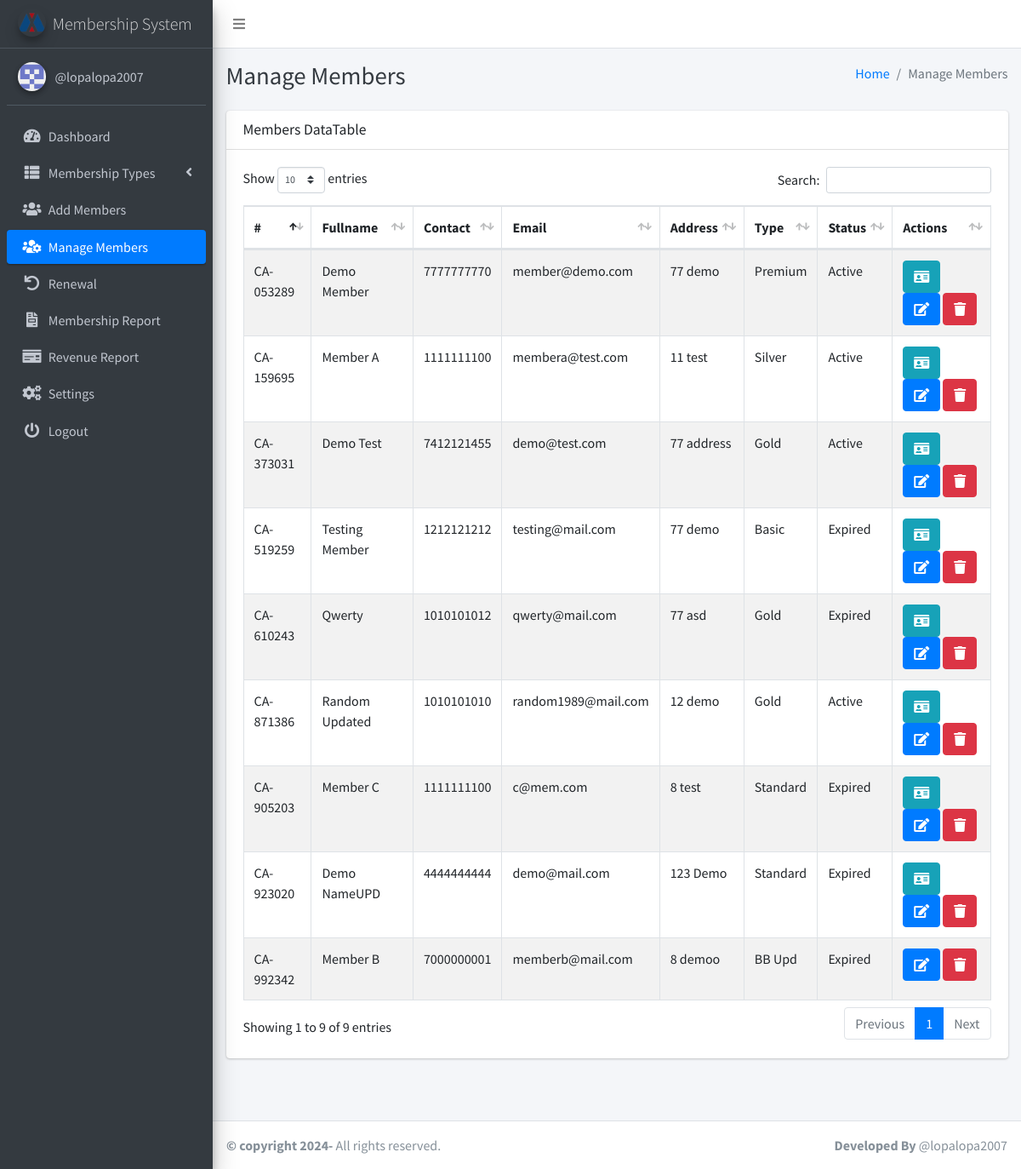
/manage_members.php (signed in), run on the app's committed database.
### tables this page shows
CREATE TABLE `settings` (
  `id` int(11) NOT NULL,
  `system_name` varchar(255) NOT NULL,
  `logo` varchar(255) NOT NULL,
  `currency` varchar(50) NOT NULL
);

CREATE TABLE `members` (
  `id` int(11) NOT NULL,
  `fullname` varchar(255) NOT NULL,
  `dob` date NOT NULL,
  `gender` varchar(10) NOT NULL,
  `contact_number` varchar(20) NOT NULL,
  `email` varchar(255) NOT NULL,
  `address` varchar(255) NOT NULL,
  `country` varchar(255) NOT NULL,
  `postcode` varchar(20) NOT NULL,
  `occupation` varchar(255) NOT NULL,
  `membership_type` int(11) NOT NULL,
  `membership_number` varchar(20) NOT NULL,
  `created_at` timestamp NOT NULL DEFAULT current_timestamp(),
  `photo` varchar(255) NOT NULL,
  `expiry_date` date DEFAULT NULL
);

CREATE TABLE `membership_types` (
  `id` int(11) NOT NULL,
  `type` varchar(255) NOT NULL,
  `amount` int(11) NOT NULL
);

### manage_members.php (the view, shortened to what this page needs)
<?php
include('includes/config.php');
$selectQuery = "SELECT * FROM members ORDER BY created_at DESC";
$result = $conn->query($selectQuery);
?>
<?php include('includes/header.php');?>
<body class="hold-transition sidebar-mini layout-fixed layout-navbar-fixed layout-footer-fixed">
<div class="wrapper">
  <?php include('includes/nav.php');?>
 <?php include('includes/sidebar.php');?>
  <div class="content-wrapper">
  <?php include('includes/pagetitle.php');?>
    <section class="content">
      <div class="container-fluid">
        <div class="row">
        <div class="col-12">
        <div class="card">
    <div class="card-header">
        <h3 class="card-title">Members DataTable</h3>
    </div>
    <div class="card-body">
    <table id="example1" class="table table-bordered table-striped">
        <thead>
            <tr>
                <th>#</th>
                <th>Fullname</th>
                <th>Contact</th>
                <th>Email</th>
                <th>Address</th>
                <th>Type</th>
                <th>Status</th>
                <th>Actions</th>
            </tr>
        </thead>
        <tbody>
            <?php
            while ($row = $result->fetch_assoc()) {
                $expiryDate = strtotime($row['expiry_date']);
                $currentDate = time();
                $daysDifference = floor(($expiryDate - $currentDate) / (60 * 60 * 24));
                $membershipStatus = ($daysDifference < 0) ? 'Expired' : 'Active';
                $membershipTypeId = $row['membership_type'];
                $membershipTypeQuery = "SELECT type FROM membership_types WHERE id = $membershipTypeId";
                $membershipTypeResult = $conn->query($membershipTypeQuery);
                $membershipTypeRow = $membershipTypeResult->fetch_assoc();
                $membershipTypeName = ($membershipTypeRow) ? $membershipTypeRow['type'] : 'Unknown';
                echo "<tr>";
                echo "<td>{$row['membership_number']}</td>";
                echo "<td>{$row['fullname']}</td>";
                echo "<td>{$row['contact_number']}</td>";
                echo "<td>{$row['email']}</td>";
                echo "<td>{$row['address']}</td>";
                echo "<td>{$membershipTypeName}</td>";
                echo "<td>{$membershipStatus}</td>";
                echo "<td>";
                if (!empty($row['expiry_date'])) {
                    echo "<a href='memberProfile.php?id={$row['id']}' class='btn btn-info'><i class='fas fa-id-card'></i></a>";
                }
                echo "
                    <a href='edit_member.php?id={$row['id']}' class='btn btn-primary'><i class='fas fa-edit'></i></a>
                    <button class='btn btn-danger' onclick='deleteMember({$row['id']})'><i class='fas fa-trash'></i></button>
                </td>";
                echo "</tr>";
            }
            ?>
        </tbody>
    </table>
</div>
</div>
          </div>
        </div>
      </div>
    </section>
  </div>
</div>
<?php include('includes/footer.php');?>
</body>
</html>

### includes/sidebar.php (shortened to what this page needs)
<?php
$current_page = basename($_SERVER['PHP_SELF']);
?>
 <aside class="main-sidebar sidebar-dark-primary elevation-4">
    <a href="" class="brand-link">
    <img src="<?php echo getLogoUrl(); ?>" alt="Logo" class="brand-image img-circle elevation-3" style="opacity: .8">
    <span class="brand-text font-weight-light"><?php echo getSystemName(); ?></span>
</a>
<?php
function getSystemName()
{
    global $conn;
    $systemNameQuery = "SELECT system_name FROM settings";
    $systemNameResult = $conn->query($systemNameQuery);
    if ($systemNameResult->num_rows > 0) {
        $systemNameRow = $systemNameResult->fetch_assoc();
        return $systemNameRow['system_name'];
    } else {
        return '@lopalopa2007';
    }
}
function getLogoUrl()
{
    global $conn;
    $logoQuery = "SELECT logo FROM settings";
    $logoResult = $conn->query($logoQuery);
    if ($logoResult->num_rows > 0) {
        $logoRow = $logoResult->fetch_assoc();
        return $logoRow['logo'];
    } else {
        return 'dist/img/AdminLTELogo.png';
    }
}
?>
    <div class="sidebar">
      <div class="user-panel mt-3 pb-3 mb-3 d-flex">
        <div class="image">
          <img src="dist/img/2382414.png" class="img-circle elevation-2" alt="User Image">
        </div>
        <div class="info">
          <a href="#" class="d-block">@lopalopa2007</a>
        </div>
      </div>
      <nav class="mt-2">
        <ul class="nav nav-pills nav-sidebar flex-column" data-widget="treeview" role="menu" data-accordion="false">
          <li class="nav-item">
            <a href="dashboard.php" class="nav-link <?php echo ($current_page == 'dashboard.php') ? 'active' : ''; ?>">
              <i class="nav-icon fas fa-tachometer-alt"></i>
              <p>
                Dashboard
              </p>
            </a>
          </li>
          <li class="nav-item has-treeview">
            <a href="#" class="nav-link <?php echo ($current_page == 'add_type.php' || $current_page == 'view_type.php' || $current_page == 'edit_type.php') ? 'active' : ''; ?>">
              <i class="nav-icon fas fa-th-list"></i>
              <p>
                Membership Types
                <i class="fas fa-angle-left right"></i>
              </p>
            </a>
          </li>
          <li class="nav-item">
            <a href="add_members.php" class="nav-link <?php echo ($current_page == 'add_members.php') ? 'active' : ''; ?>">
              <i class="nav-icon fas fa-users"></i>
              <p>Add Members</p>
            </a>
          </li>
          <li class="nav-item">
            <a href="manage_members.php" class="nav-link <?php echo ($current_page == 'manage_members.php' || $current_page == 'edit_member.php' || $current_page == 'memberProfile.php') ? 'active' : ''; ?>">
              <i class="nav-icon fas fa-users-cog"></i>
              <p>Manage Members</p>
            </a>
          </li>
          <li class="nav-item">
            <a href="list_renewal.php" class="nav-link <?php echo ($current_page == 'list_renewal.php' || $current_page == 'renew.php') ? 'active' : ''; ?>">
            <i class="nav-icon fas fa-undo"></i>
              <p>Renewal</p>
            </a>
          </li>
          <li class="nav-item">
            <a href="report.php" class="nav-link <?php echo ($current_page == 'report.php') ? 'active' : ''; ?>">
              <i class="nav-icon fas fa-file-invoice"></i>
              <p>Membership Report</p>
            </a>
          </li>
          <li class="nav-item">
            <a href="revenue_report.php" class="nav-link <?php echo ($current_page == 'revenue_report.php') ? 'active' : ''; ?>">
              <i class="nav-icon fas fa-money-check"></i>
              <p>Revenue Report</p>
            </a>
          </li>
          <li class="nav-item">
            <a href="settings.php" class="nav-link <?php echo ($current_page == 'settings.php') ? 'active' : ''; ?>">
              <i class="nav-icon fas fa-cogs"></i>
              <p>Settings</p>
            </a>
          </li>
          <li class="nav-item">
            <a href="logout.php" class="nav-link <?php echo ($current_page == 'logout.php') ? 'active' : ''; ?>">
              <i class="nav-icon fas fa-power-off"></i>
              <p>Logout</p>
            </a>
          </li>
        </ul>
      </nav>
    </div>
  </aside>

### data on the page
settings: logo (picture), system_name "Membership System"
members: membership_number "CA-053289", fullname "Demo Member", contact_number "7777777770", email "member@demo.com", address "77 demo", membership_type.type "Premium"
members: membership_number "CA-905203", fullname "Member C", contact_number "1111111100", email "c@mem.com", address "8 test", membership_type.type "Standard"
members: membership_number "CA-519259", fullname "Testing Member", contact_number "1212121212", email "testing@mail.com", address "77 demo", membership_type.type "Basic"
members: membership_number "CA-871386", fullname "Random Updated", contact_number "1010101010", email "random1989@mail.com", address "12 demo", membership_type.type "Gold"
members: membership_number "CA-992342", fullname "Member B", contact_number "7000000001", email "memberb@mail.com", address "8 demoo", membership_type.type "BB Upd"
members: membership_number "CA-159695", fullname "Member A", contact_number "1111111100", email "membera@test.com", address "11 test", membership_type.type "Silver"
members: membership_number "CA-373031", fullname "Demo Test", contact_number "7412121455", email "demo@test.com", address "77 address", membership_type.type "Gold"
members: membership_number "CA-610243", fullname "Qwerty", contact_number "1010101012", email "qwerty@mail.com", address "77 asd", membership_type.type "Gold"
members: membership_number "CA-923020", fullname "Demo NameUPD", contact_number "4444444444", email "demo@mail.com", address "123 Demo", membership_type.type "Standard"

### other printed values
$pageTitle "Manage Members"
